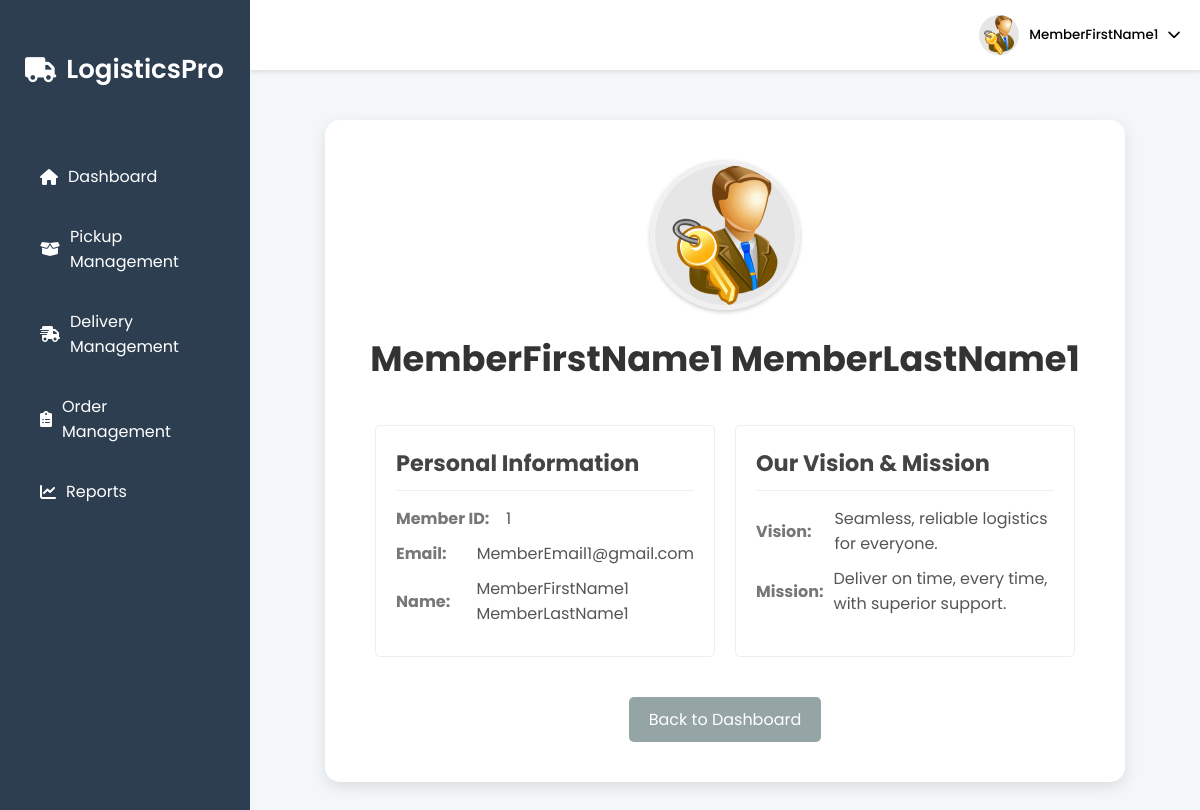
Page /logistic/profile (signed in) on the committed database.
### tables this page shows
CREATE TABLE member (
        pid INTEGER PRIMARY KEY AUTOINCREMENT,
        firstName TEXT NOT NULL,
        lastName TEXT NULL,
        email TEXT UNIQUE NOT NULL,
        password TEXT NOT NULL
    );

### logistic_feature.py (the view)
@logistic_blueprint.route("/profile")
def member_profile():
    member_id = session.get("member_id")
    if not member_id:
        flash("Please log in to access this page.", "danger")
        return redirect(url_for("logistic.login"))
    con = get_connect_db()
    cur = con.cursor()
    member_data = cur.execute("SELECT * FROM member WHERE pid = ?", (member_id,)).fetchone()
    con.close()
    if not member_data:
        flash("Member profile not found.", "danger")
        return redirect(url_for("logistic.dashboard"))
    return render_template("logistic_profile.html", member=member_data)

### db.py (called while the page is built)
def get_connect_db():
    conn = sqlite3.connect(DATABASE_PATH)
    conn.row_factory = sqlite3.Row
    return conn

### web.py (called while the page is built)
@app.after_request
def add_header(response):
    response.headers["Cache-Control"] = "no-store, no-cache, must-revalidate, post-check=0, pre-check=0, max-age=0"
    response.headers["Pragma"] = "no-cache"
    response.headers["Expires"] = "0"
    return response

### templates/logistic_profile.html (shortened to what this page needs)
{% extends "logistic_page.html" %}
{% block content %}
<link rel="stylesheet" href="/static/logistic_profile.css">
<div class="profile-container">
    <div class="profile-header">
      <img src="/static/images/profile.png" alt="Profile Picture" class="profile-picture">
        <h1>{{ member.firstName }} {{ member.lastName }}</h1>
         </div>
    <div class="profile-details">
        <section class="detail-section">
            <h2>Personal Information</h2>
            <div class="detail-item">
                 <strong>Member ID:</strong>
                 <span>{{ member.pid }}</span>
            </div>
            <div class="detail-item">
                <strong>Email:</strong>
                <span>{{ member.email }}</span>
            </div>
             <div class="detail-item">
                <strong>Name:</strong>
                <span>{{ member.firstName }} {{ member.lastName }}</span>
            </div>
        </section>
         <section class="detail-section">
            <h2>Our Vision & Mission</h2>
              <div class="detail-item">
                  <strong>Vision:</strong>
                    <span>Seamless, reliable logistics for everyone.</span>
               </div>
                 <div class="detail-item">
                  <strong>Mission:</strong>
                    <span>Deliver on time, every time, with superior support.</span>
               </div>
        </section>
    </div>
     <button class="back-button" onclick="window.location.href='{{url_for('logistic.dashboard')}}'">Back to Dashboard</button>
</div>
{% endblock %}

### templates/logistic_page.html (shortened to what this page needs)
<!DOCTYPE html>
<html lang="en">
<head>
  <link rel="stylesheet" href="/static/logistic_page.css">
  <link rel="stylesheet" href="https://cdnjs.cloudflare.com/ajax/libs/font-awesome/6.0.0-beta3/css/all.min.css">
</head>
<body>
  <div class="container">
    <aside class="sidebar">
      <div class="logo">
        <i class="fas fa-truck"></i>
        <span>LogisticsPro</span>
      </div>
      <nav>
        <ul>
          <li><a href="{{url_for("logistic.dashboard")}}"><i class="fas fa-home"></i> Dashboard</a></li>
          <li><a href="{{url_for("logistic.pickup_management")}}"><i class="fas fa-box-open"></i> Pickup Management</a></li>
          <li><a href="{{url_for("logistic.delivery_management")}}"><i class="fas fa-shipping-fast"></i> Delivery Management</a></li>
          <li><a href="{{url_for("logistic.order_management")}}"><i class="fas fa-clipboard-list"></i> Order Management</a></li>
          <li><a href="{{url_for("logistic.logistics_reports")}}"><i class="fas fa-chart-line"></i> Reports</a></li>
        </ul>
      </nav>
    </aside>
    <main class="main-content">
        <header class="header">
            <div class="header-right">
            <div class="profile-dropdown">
                <button class="profile-btn">
                <img src="/static/images/profile.png" alt="Profile">
                <span>{{session["member_name"]}}</span>
                <i class="fas fa-chevron-down"></i>
                </button>
            </div>
            </div>
        </header>
        {%block content%}{%endblock%}
    </main>
  </div>
</body>
</html>

### static/logistic_page.css (style rules this page uses)
* { margin: 0; padding: 0; box-sizing: border-box; font-family: 'Poppins', sans-serif; }
body { background-color: #f4f7fa; color: #333; }
.container { display: flex; min-height: 100vh; }
.sidebar { width: 250px; background-color: #2c3e50; color: #fff; padding: 20px; display: flex; flex-direction: column; position: fixed; height: 100%; overflow-y: auto; top: 0; left: 0; }
.sidebar .logo { display: flex; align-items: center; margin: 30px 5px; }
.sidebar .logo i { font-size: 25px; margin-right: 10px; }
.sidebar .logo span { font-size: 26px; font-weight: 600; }
.sidebar nav ul { list-style: none; padding: 20px 0px; padding-left: 10px; }
.sidebar nav ul li { margin: 15px 0; }
.sidebar nav ul li a { color: #fff; text-decoration: none; display: flex; align-items: center; padding: 10px; border-radius: 5px; transition: background 0.3s; }
.sidebar nav ul li a i { margin-right: 10px; }
.main-content { flex: 1; display: flex; flex-direction: column; margin-left: 250px; }
.header { background-color: #fff; padding: 15px 20px; display: flex; justify-content: flex-end; box-shadow: 0 2px 4px rgba(0, 0, 0, 0.1); }
.header-right { display: flex; align-items: center; }
.profile-dropdown { position: relative; }
.profile-btn { display: flex; align-items: center; background: none; border: none; cursor: pointer; }
.profile-btn img { border-radius: 50%; margin-right: 10px; width:40px; height:40px; }
.profile-btn span { margin-right: 10px; font-weight: 500; }

### static/logistic_profile.css (style rules this page uses)
.profile-container { max-width: 800px; margin: 50px auto; background-color: #ffffff; border-radius: 15px; box-shadow: 0 5px 15px rgba(0, 0, 0, 0.1); padding: 40px; display: flex; flex-direction: column; align-items: center; transition: transform 0.3s ease, box-shadow 0.3s ease; }
.profile-header { text-align: center; margin-bottom: 30px; }
.profile-picture { width: 150px; height: 150px; border-radius: 50%; object-fit: cover; margin-bottom: 15px; border: 5px solid #f0f0f0; box-shadow: 0 2px 4px rgba(0, 0, 0, 0.2); }
.profile-header h1 { font-size: 2.2em; color: #333; margin:0 }
.profile-details { display: flex; width:100%; justify-content: space-around; flex-wrap: wrap; }
.detail-section { flex: 1; padding: 20px; border: 1px solid #eee; border-radius: 5px; margin: 10px; min-width: 300px; }
.detail-section h2 { font-size: 1.4em; color: #444; border-bottom: 1px solid #eee; padding-bottom: 10px; margin-bottom: 15px; }
.detail-item { margin-bottom: 10px; display: flex; align-items: center; gap: 10px; }
.detail-item strong { color: #777; flex-basis: 100px; font-weight: bold; }
.detail-item span { color: #555; }
.back-button { margin-top: 30px; display: inline-block; background-color: #95a5a6; color: white; padding: 10px 20px; border: none; border-radius: 5px; cursor: pointer; text-decoration: none; font-size: 16px; transition: background-color 0.3s ease; }

### rows in the picture
member: member_name "MemberFirstName1", firstName "MemberFirstName1", lastName "MemberLastName1", pid "1", email "MemberEmail1@gmail.com"
